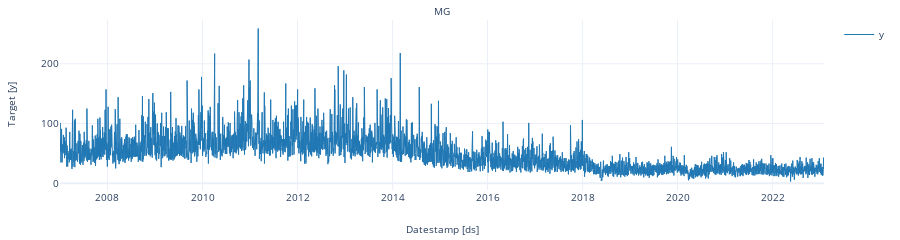

The code cell stored with this chart in its notebook:
### Code cell
from statsforecast import StatsForecast
Y_ts = pd.DataFrame({'ds':train.index, 'y':train.values})
Y_ts['unique_id'] = ['MG']*len(Y_ts)

StatsForecast.plot(Y_ts)

### Figure 1 — Plotly figure (JSON) as saved in the notebook; plotly's stock layout.template omitted (floating-point values rounded to 4 significant figures; data arrays with more than 128 entries replaced by an {"elided": "..."} marker saying what was removed)
{"data": [{"legendgroup": "y", "line": {"color": "#1f77b4", "width": 1}, "mode": "lines", "name": "y", "showlegend": true, "type": "scatter", "x": {"elided": "5875 str values"}, "xaxis": "x", "y": {"elided": "5875 int values"}, "yaxis": "y"}], "layout": {"annotations": [{"font": {"size": 10}, "showarrow": false, "text": "MG", "x": 0.5, "xanchor": "center", "xref": "paper", "y": 1, "yanchor": "bottom", "yref": "paper"}, {"font": {"size": 10}, "showarrow": false, "text": "Datestamp [ds]", "x": 0.5, "xanchor": "center", "xref": "paper", "y": 0, "yanchor": "top", "yref": "paper", "yshift": -30}, {"font": {"size": 10}, "showarrow": false, "text": "Target [y]", "textangle": -90, "x": 0, "xanchor": "right", "xref": "paper", "xshift": -40, "y": 0.5, "yanchor": "middle", "yref": "paper"}], "autosize": true, "font": {"size": 10}, "height": 150, "margin": {"b": 50, "l": 60, "r": 10, "t": 20}, "xaxis": {"anchor": "y", "domain": [0, 1], "showticklabels": true, "visible": true}, "yaxis": {"anchor": "x", "domain": [0, 1]}}}
